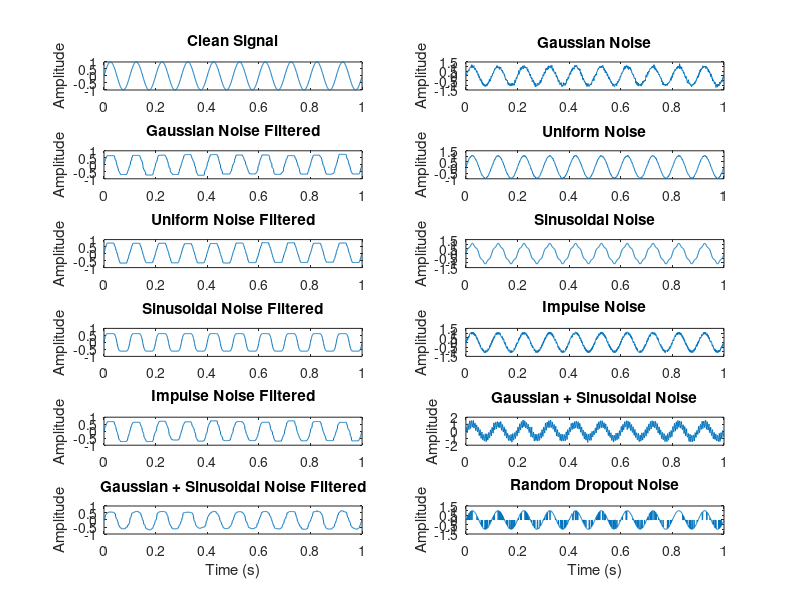

The MATLAB source for this figure: (Note: this script raises an error after producing the figure.)
% Generate a clean signal
Fs = 1000; % Sampling frequency
t = 0:1/Fs:1-1/Fs; % Time vector
f = 10; % Signal frequency
x = sin(2*pi*f*t); % Clean signal

% Add different types of noise
noise_amplitude = 0.1;
x_noisy1 = x + noise_amplitude * randn(size(t)); % Gaussian noise
x_noisy2 = x + noise_amplitude * rand(size(t)); % Uniform noise
x_noisy3 = x + noise_amplitude * sin(2*pi*50*t); % Sinusoidal noise
x_noisy4 = x + noise_amplitude * sign(randn(size(t))); % Impulse noise
x_noisy5 = x + noise_amplitude * randn(size(t)) + 0.5*sin(2*pi*150*t); % Gaussian noise + sinusoidal noise
dropout_prob = 0.2; % Probability of dropout
dropout_mask = rand(size(x)) < dropout_prob; % Generate dropout mask
x_noisy6 = x .* (~dropout_mask); % Apply dropout mask to x
% Remove noise using a median filter
window_size = 51;
x_filtered1 = medfilt1(x_noisy1, window_size);
x_filtered2 = medfilt1(x_noisy2, window_size);
x_filtered3 = medfilt1(x_noisy3, window_size);
x_filtered4 = medfilt1(x_noisy4, window_size);
x_filtered5 = medfilt1(x_noisy5, window_size);
x_filtered6 = medfilt1(x_noisy6, window_size);

% Plot the signals
figure;
subplot(6, 2, 1);
plot(t, x);
title('Clean Signal');
ylabel('Amplitude');
subplot(6, 2, 2);
plot(t, x_noisy1);
title('Gaussian Noise');
ylabel('Amplitude');
subplot(6, 2, 3);
plot(t, x_filtered1);
title('Gaussian Noise Filtered');
ylabel('Amplitude');
subplot(6, 2, 4);
plot(t, x_noisy2);
title('Uniform Noise');
ylabel('Amplitude');
subplot(6, 2, 5);
plot(t, x_filtered2);
title('Uniform Noise Filtered');
ylabel('Amplitude');
subplot(6, 2, 6);
plot(t, x_noisy3);
title('Sinusoidal Noise');
ylabel('Amplitude');
subplot(6, 2, 7);
plot(t, x_filtered3);
title('Sinusoidal Noise Filtered');
ylabel('Amplitude');
subplot(6, 2, 8);
plot(t, x_noisy4);
title('Impulse Noise');
ylabel('Amplitude');
subplot(6, 2, 9);
plot(t, x_filtered4);
title('Impulse Noise Filtered');
ylabel('Amplitude');
subplot(6, 2, 10);
plot(t, x_noisy5);
title('Gaussian + Sinusoidal Noise');
ylabel('Amplitude');
subplot(6, 2, 11);
plot(t, x_filtered5);
title('Gaussian + Sinusoidal Noise Filtered');
ylabel('Amplitude');
xlabel('Time (s)');
subplot(6, 2, 12);
plot(t, x_noisy6);
title('Random Dropout Noise');
ylabel('Amplitude');
xlabel('Time (s)');
ylim([-1.5 1.5]);

sgtitle('Signal with Different Types of Noise');

% Adjust subplot spacing
set(gcf, 'Units', 'Normalized', 'OuterPosition', [0 0 1 1]);
set(gcf, 'WindowStyle', 'docked');
set(gcf, 'Resize', 'off');
set(gcf, 'Units', 'Inches', 'Position', [0 0 10 15]);
set(gcf, 'PaperUnits', 'Inches', 'PaperPosition', [0 0 10 15]);
